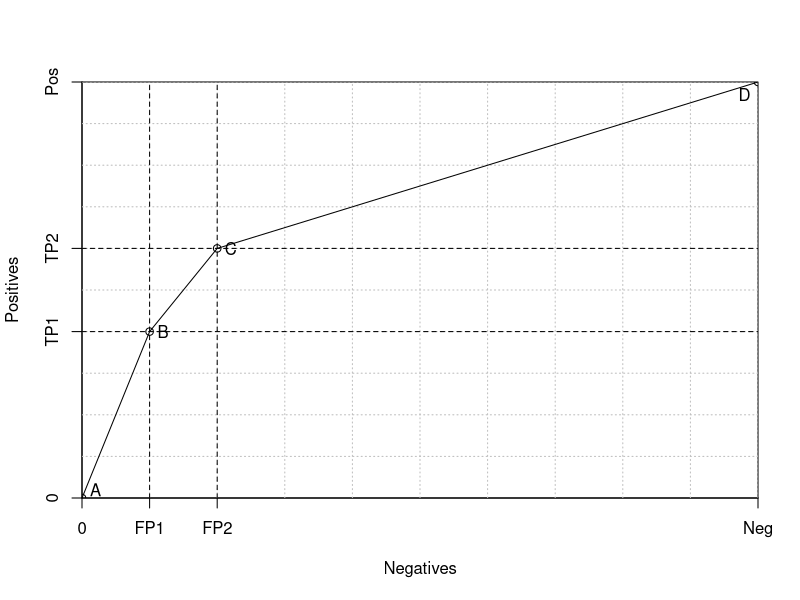

The R source for this figure:
## ---- chunk 1

h <- 500 
w <- 500 

grid.step <- 50


plot( c(0,w), c(0,h),  
     xaxs = "i",yaxs = "i",
     xaxt = 'n', yaxt = 'n',
     type = "n",
     xlab = "Negatives", ylab = "Positives")
     
x <- c(0,  50,  100,  500)
y <- c(0, 200,  300,  500)

axis(2,y,labels=c('0','TP1','TP2','Pos'))
axis(1,x,labels=c('0','FP1','FP2','Neg'))

gx <- grid.step
while (gx <= w) {
  abline(v = gx, col="gray", lty="dotted")
  gx <- gx + grid.step
}
gy <- grid.step
while (gy <= h) {
  abline(h = gy, col="gray", lty="dotted")
  gy <- gy + grid.step
}

text( x[1]+10, y[1]+10, "A")
text( x[2:3]+10, y[2:3], labels=c("B","C"))
text( x[4]-10, y[4]-15, "D")

for (i in 2:3) {
  abline(v=x[i],lty='dashed')
  abline(h=y[i],lty='dashed')
}

lines( x, y, lty=1, type='o')

